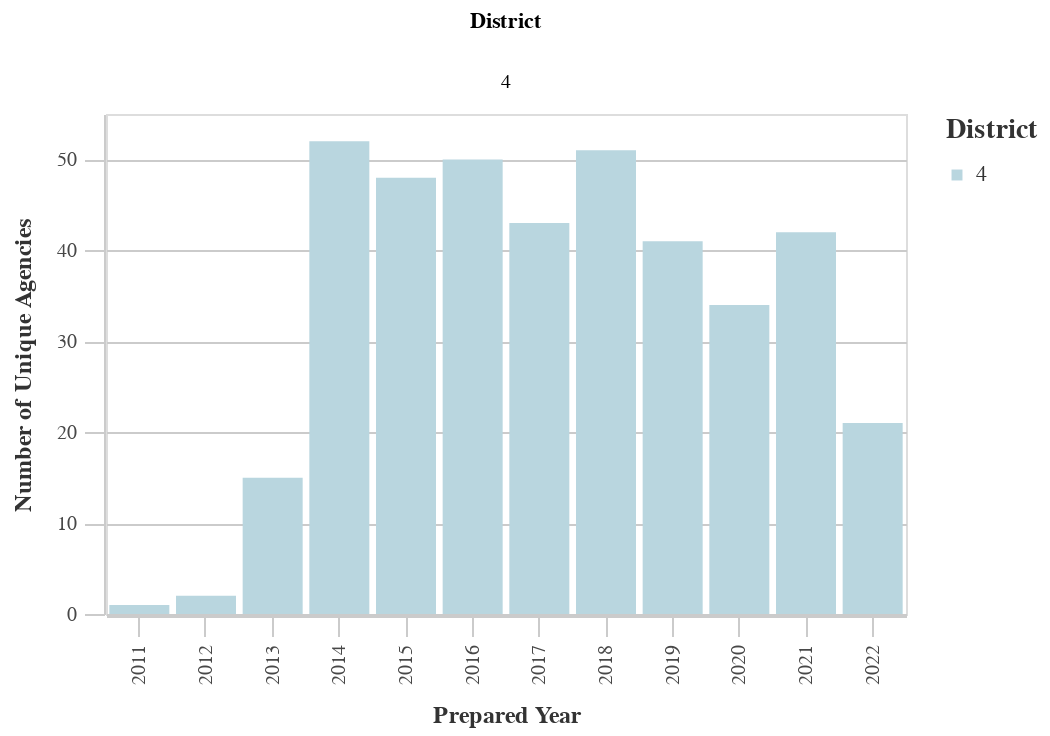

This figure's notebook cell:
### Code cell
#Unique Prefixes by Dist
dist_years_prefix = ((
        df
        >> group_by(_.prepared_y, _.dist)
        >> summarize(n=_.prefix.nunique())
        >> arrange(-_.prepared_y)
    ).rename(columns={'dist':'District', 'n':'Count'}))

chart11 = (alt.Chart(dist_years_prefix).mark_bar().encode(
        column='District:N',
        x=alt.X('prepared_y:O', title='Prepared Year'),
        y=alt.Y('Count:Q', title='Number of Unique Agencies'),
        color = alt.Color("District:N", 
                              scale=alt.Scale(
                                  range=altair_utils.CALITP_SEQUENTIAL_COLORS),  
                               legend=alt.Legend(title="District")
                              )
                              ))
chart11 = styleguide.preset_chart_config(chart11)
chart11 = _dla_utils_reports.add_tooltip(chart11, 'prepared_y','Count')
    
display(HTML("<h4><strong>Number of Unique Prefix Codes by District</strong></h4>"))
chart11

### Figure 1 — Vega-Lite specification as saved in the notebook (floating-point values rounded to 4 significant figures)
{"config": {"view": {"continuousWidth": 400, "continuousHeight": 300}, "axis": {"domainColor": "#cbcbcb", "grid": true, "gridColor": "#cbcbcb", "gridWidth": 1, "labelColor": "#474747", "labelFont": "Nunito Sans", "labelFontSize": 10, "labelPadding": 4, "tickColor": "#cbcbcb", "tickSize": 10, "titleColor": "#333", "titleFont": "Raleway", "titleFontSize": 12, "titlePadding": 10}, "axisBand": {"grid": false}, "background": "white", "font": "Raleway", "header": {"labelFont": "Nunito Sans", "titleFont": "Raleway"}, "legend": {"labelColor": "#333", "labelFont": "Nunito Sans", "labelFontSize": 11, "labelLimit": 0, "padding": 1, "symbolSize": 30, "symbolType": "square", "titleColor": "#333", "titleFont": "Raleway", "titleFontSize": 14, "titlePadding": 10}, "title": {"anchor": "middle", "font": "Raleway", "fontSize": 18, "fontWeight": 300, "offset": 20}}, "data": {"name": "data-989356d9094a6c6cdacdf80dea19492c"}, "mark": "bar", "encoding": {"color": {"field": "District", "legend": {"title": "District"}, "scale": {"range": ["#B9D6DF", "#8CBCCB", "#2EA8CE", "#136C97", "#0B405B"]}, "type": "nominal"}, "column": {"field": "District", "type": "nominal"}, "tooltip": [{"field": "prepared_y", "type": "quantitative"}, {"field": "Count", "type": "quantitative"}], "x": {"field": "prepared_y", "title": "Prepared Year", "type": "ordinal"}, "y": {"field": "Count", "title": "Number of Unique Agencies", "type": "quantitative"}}, "height": 250, "width": 400, "$schema": "https://vega.github.io/schema/vega-lite/v4.17.0.json", "datasets": {"data-989356d9094a6c6cdacdf80dea19492c": [{"prepared_y": 2022.0, "District": 4, "Count": 21}, {"prepared_y": 2021.0, "District": 4, "Count": 42}, {"prepared_y": 2020.0, "District": 4, "Count": 34}, {"prepared_y": 2019.0, "District": 4, "Count": 41}, {"prepared_y": 2018.0, "District": 4, "Count": 51}, {"prepared_y": 2017.0, "District": 4, "Count": 43}, {"prepared_y": 2016.0, "District": 4, "Count": 50}, {"prepared_y": 2015.0, "District": 4, "Count": 48}, {"prepared_y": 2014.0, "District": 4, "Count": 52}, {"prepared_y": 2013.0, "District": 4, "Count": 15}, {"prepared_y": 2012.0, "District": 4, "Count": 2}, {"prepared_y": 2011.0, "District": 4, "Count": 1}]}}
